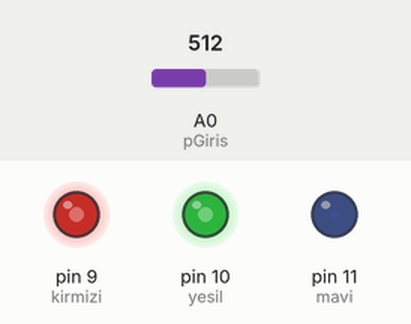
Simulated run of this sketch. Board: Arduino Uno, built with avr-gcc and run on an emulated ATmega328P. Parts: output pins drawn as LEDs (lit = HIGH). The test bench sets the inputs (shaded band); at power-on: A0 (pGiris) = 512.

Above: at 1.2 s.
1.3 s: A0 (pGiris) set to 692
At 1.6 s:
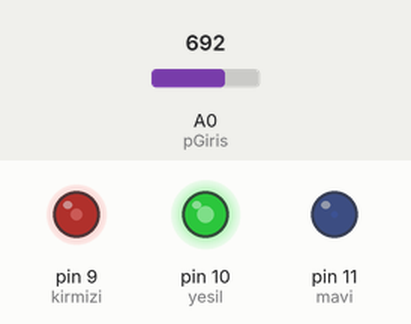
2.8 s: A0 (pGiris) set to 900
At 3.9 s:
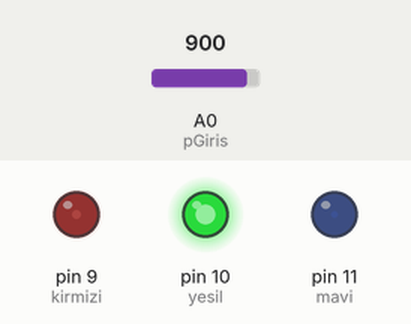
4.3 s: A0 (pGiris) set to 122
At 5.0 s:
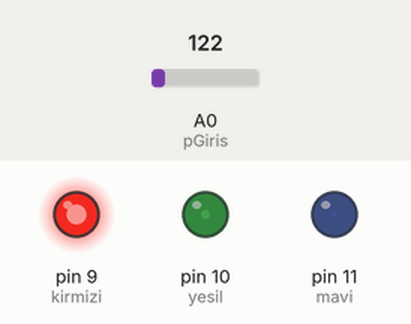
5.8 s: A0 (pGiris) set to 0
At 6.2 s:
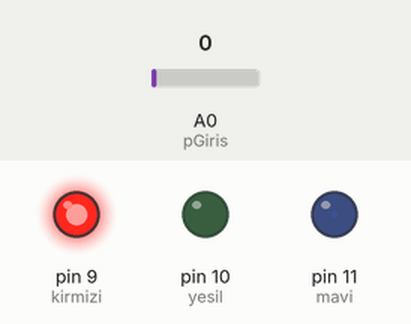
7.3 s: A0 (pGiris) set to 511
At 8.5 s:
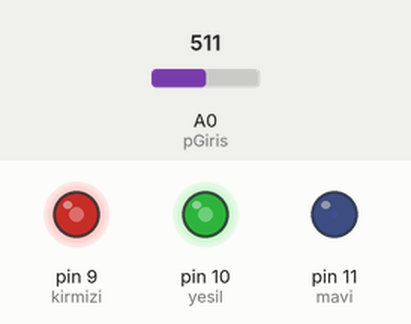
Timing chart, 0 to 9.8 s (numbered marks = the images above; inputs shaded):
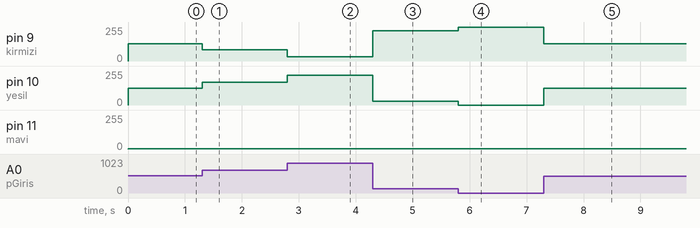

Measured:
- after the input at 1.3 s, pin 9 (kirmizi): 129/255 → 84/255 at once; pin 10 (yesil): 127/255 → 172/255 at once
- after the input at 2.8 s, pin 9 (kirmizi): 84/255 → 32/255 at once; pin 10 (yesil): 172/255 → 224/255 at once
- after the input at 4.3 s, pin 9 (kirmizi): 32/255 → 226/255 at once; pin 10 (yesil): 224/255 → 30/255 at once
- after the input at 5.8 s, pin 9 (kirmizi): 226/255 → 255/255 at once; pin 10 (yesil): 30/255 → 0/255 at once
- after the input at 7.3 s, pin 9 (kirmizi): 255/255 → 129/255 at once; pin 10 (yesil): 0/255 → 127/255 at once

The sketch:

rgbPot.ino
```cpp
#define pGiris A0 //Potansiyometre A0 'a bağlı
int pDeger = 0; //Bu değişken potansometre değerini tutacak, başlangıçta sıfırlıyoruz

int kirmizi = 9;
int yesil = 10;
int mavi = 11;

int kDeger = 0; //kirmizi değer
int yDeger = 0; // yeşil değer
int mDeger = 0; // mavi Değer

void setup()
{
  pinMode(kirmizi, OUTPUT);
  pinMode(yesil, OUTPUT);
  pinMode(mavi, OUTPUT);
}

// ana program
void loop()
{
  pDeger = analogRead(pGiris);   // Potansiyometre değerini okuyoruz
  pDeger=map(pDeger,0,1023,0,255);

  if (pDeger < 341)  // Potansyometre aralığının en düşük bölümü (0-340)
  {
    kDeger = 256 - pDeger;
    yDeger = pDeger;
    mDeger = 1;
  }
  else if (pDeger < 682) // Potansiyometre aralığının ortası (341-681)
  {
    kDeger = 1;
    yDeger = 256 - pDeger;
    mDeger = pDeger;
  }
  else
  {
    kDeger = pDeger;
    yDeger = 1;
    mDeger= 256 - pDeger;
  }

//RGB ledimize değerleri gönderiyoruz
  analogWrite(kirmizi, kDeger);
  analogWrite(yesil, yDeger);
  analogWrite(mavi, mDeger);
}
```
